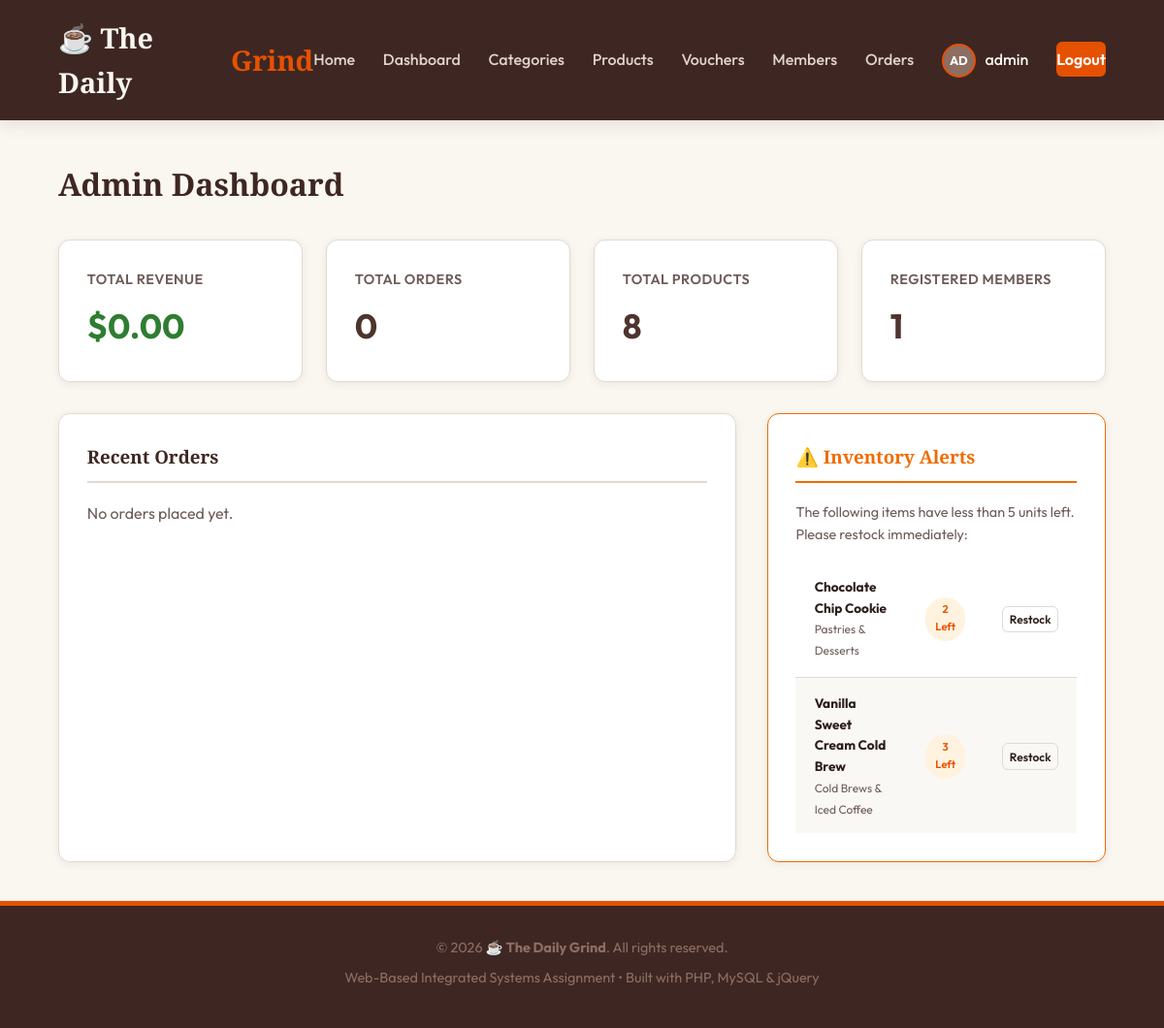
/admin/index.php (signed in), run on an earlier commit of the app's database.
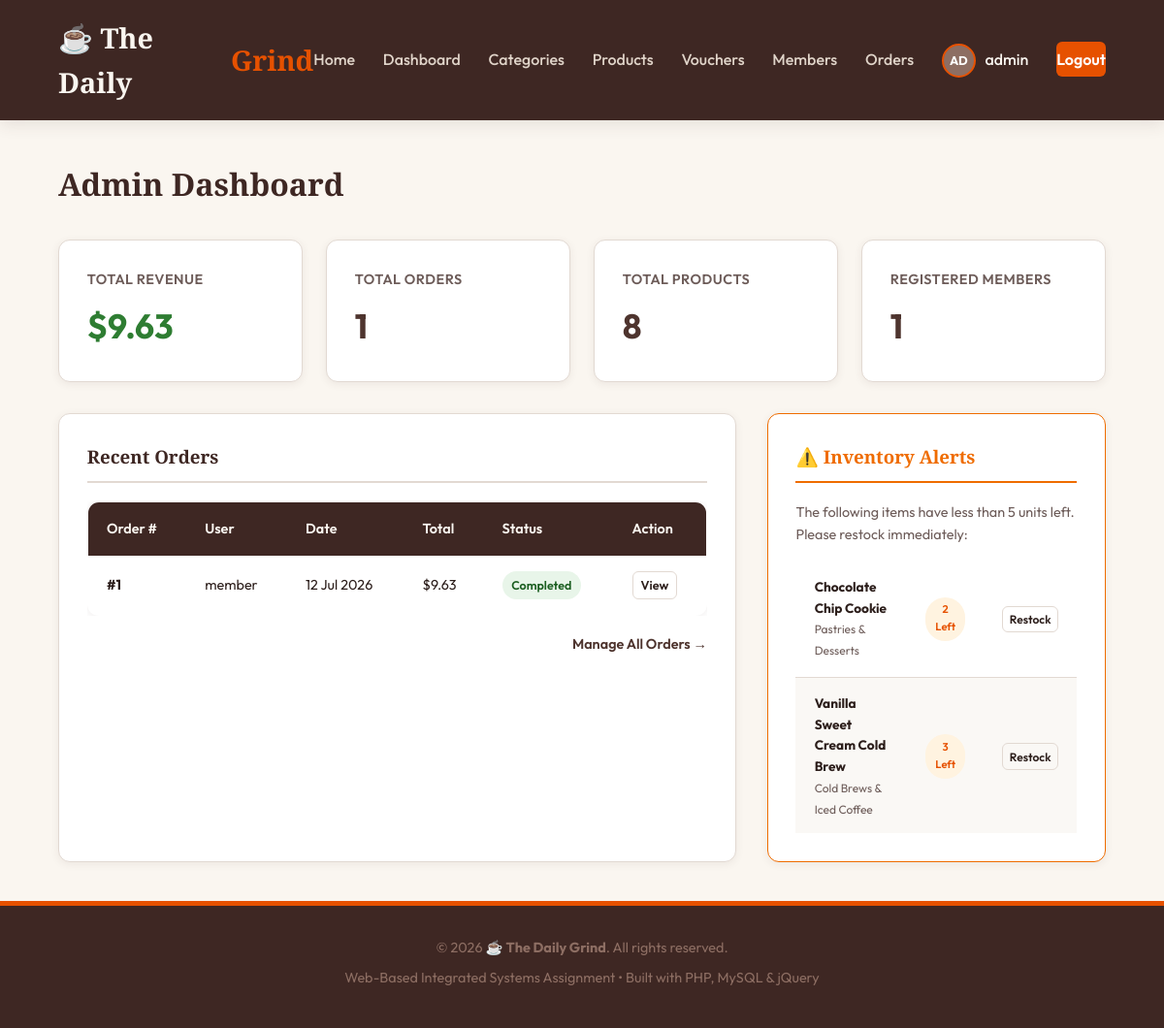
And on a later commit of the database.
### tables this page shows
CREATE TABLE `products` (
  `id` INT AUTO_INCREMENT PRIMARY KEY,
  `category_id` INT DEFAULT NULL,
  `name` VARCHAR(100) NOT NULL,
  `description` TEXT DEFAULT NULL,
  `price` DECIMAL(10, 2) NOT NULL,
  `stock` INT UNSIGNED DEFAULT 0,
  `created_at` TIMESTAMP DEFAULT CURRENT_TIMESTAMP,
  FOREIGN KEY (`category_id`) REFERENCES `categories` (`id`) ON DELETE SET NULL,
  INDEX `idx_products_name` (`name`)
);

CREATE TABLE `categories` (
  `id` INT AUTO_INCREMENT PRIMARY KEY,
  `name` VARCHAR(50) NOT NULL UNIQUE,
  `description` TEXT DEFAULT NULL
);

CREATE TABLE `orders` (
  `id` INT AUTO_INCREMENT PRIMARY KEY,
  `user_id` INT DEFAULT NULL,
  `voucher_id` INT DEFAULT NULL,
  `customer_name` VARCHAR(100) NOT NULL,
  `customer_phone` VARCHAR(20) NOT NULL,
  `fulfillment_type` ENUM('pickup', 'delivery') NOT NULL DEFAULT 'delivery',
  `shipping_address` TEXT DEFAULT NULL, 
  `discount_amount` DECIMAL(10, 2) NOT NULL DEFAULT 0.00,
  `total_price` DECIMAL(10, 2) NOT NULL,
  `status` ENUM('Pending', 'Processing', 'Completed', 'Cancelled') DEFAULT 'Pending',
  `order_date` TIMESTAMP DEFAULT CURRENT_TIMESTAMP,
  FOREIGN KEY (`user_id`) REFERENCES `users` (`id`) ON DELETE SET NULL,
  FOREIGN KEY (`voucher_id`) REFERENCES `vouchers` (`id`) ON DELETE SET NULL,
  INDEX `idx_orders_status` (`status`),
  INDEX `idx_orders_fulfillment` (`fulfillment_type`), 
  INDEX `idx_orders_date` (`order_date`)
);

CREATE TABLE `users` (
  `id` INT AUTO_INCREMENT PRIMARY KEY,
  `username` VARCHAR(50) NOT NULL UNIQUE,
  `email` VARCHAR(100) NOT NULL UNIQUE,
  `password` VARCHAR(255) NOT NULL,
  `full_name` VARCHAR(100) NOT NULL,
  `phone` VARCHAR(20) DEFAULT NULL,
  `photo` VARCHAR(255) DEFAULT 'default_user.png',
  `role` ENUM('admin', 'member') DEFAULT 'member',
  `status` ENUM('active', 'blocked') DEFAULT 'active',
  `created_at` TIMESTAMP DEFAULT CURRENT_TIMESTAMP,
  INDEX `idx_users_status` (`status`)
);

### admin/index.php (the view, shortened to what the changed rows need)
<?php
require_once __DIR__ . '/../includes/header.php';
$sales_stmt = $pdo->query("SELECT SUM(total_price) as total_sales FROM orders WHERE status != 'Cancelled'");
$total_sales = floatval($sales_stmt->fetchColumn() ?? 0);
$orders_count_stmt = $pdo->query("SELECT COUNT(*) FROM orders");
$total_orders = intval($orders_count_stmt->fetchColumn() ?? 0);
$low_stock_stmt = $pdo->query("SELECT p.*, c.name as category_name
                               FROM products p
                               LEFT JOIN categories c ON p.category_id = c.id
                               WHERE p.stock <= 5
                               ORDER BY p.stock ASC");
$low_stock_items = $low_stock_stmt->fetchAll();
$recent_orders_stmt = $pdo->query("SELECT o.*, u.username
                                   FROM orders o
                                   LEFT JOIN users u ON o.user_id = u.id
                                   ORDER BY o.order_date DESC
                                   LIMIT 5");
$recent_orders = $recent_orders_stmt->fetchAll();
?>
<h1 style="margin-bottom: 2rem;">Admin Dashboard</h1>
<div class="admin-dashboard">
    <div class="stat-grid">
        <div class="stat-card">
            <span class="title">Total Revenue</span>
            <span class="value" style="color: var(--success);">$<?= number_format($total_sales, 2) ?></span>
        </div>
        <div class="stat-card">
            <span class="title">Total Orders</span>
            <span class="value"><?= $total_orders ?></span>
        </div>
    </div>
    <div class="admin-columns">
        <div class="admin-panel">
            <h3>Recent Orders</h3>
            <?php if (empty($recent_orders)): ?>
                <p style="color: var(--text-muted);">No orders placed yet.</p>
            <?php else: ?>
                <div class="table-responsive">
                    <table class="table" style="font-size: 0.9rem;">
                        <thead>
                            <tr>
                                <th>Order #</th>
                                <th>User</th>
                                <th>Date</th>
                                <th>Total</th>
                                <th>Status</th>
                                <th>Action</th>
                            </tr>
                        </thead>
                        <tbody>
                            <?php foreach ($recent_orders as $ord): ?>
                                <tr>
                                    <td><strong>#<?= $ord['id'] ?></strong></td>
                                    <td><?= htmlspecialchars($ord['username'] ?? 'Guest/Deleted') ?></td>
                                    <td><?= date('d M Y', strtotime($ord['order_date'])) ?></td>
                                    <td>$<?= number_format($ord['total_price'], 2) ?></td>
                                    <td>
                                        <span class="badge badge-<?= strtolower($ord['status']) ?>">
                                            <?= htmlspecialchars($ord['status']) ?>
                                        </span>
                                    </td>
                                    <td>
                                        <a href="orders.php?detail_id=<?= $ord['id'] ?>" class="btn btn-secondary btn-sm" style="padding: 0.2rem 0.5rem; font-size: 0.8rem;">View</a>
                                    </td>
                                </tr>
                            <?php endforeach; ?>
                        </tbody>
                    </table>
                </div>
                <div style="margin-top: 1rem; text-align: right;">
                    <a href="orders.php" style="font-size: 0.9rem; font-weight: 600;">Manage All Orders &rarr;</a>
                </div>
            <?php endif; ?>
        </div>
        <div class="admin-panel" style="border-color: var(--warning);">
            <?php if (empty($low_stock_items)): ?>
                <div class="alert alert-success" style="box-shadow: none; border-left: none; margin-bottom: 0;">
                    All products are fully stocked.
                </div>
            <?php else: ?>
                <div class="table-responsive" style="max-height: 280px; overflow-y: auto;">
                    <table class="table" style="font-size: 0.85rem; box-shadow: none; border: none;">
                        <tbody>
                            <?php foreach ($low_stock_items as $item): ?>
                                <tr>
                                    <td>
                                        <strong><?= htmlspecialchars($item['name']) ?></strong><br>
                                        <span style="font-size: 0.75rem; color: var(--text-muted);"><?= htmlspecialchars($item['category_name'] ?? 'Uncategorized') ?></span>
                                    </td>
                                    <td style="text-align: right;">
                                        <?php if ($item['stock'] == 0): ?>
                                            <span class="badge badge-cancelled" style="font-size: 0.7rem;">Sold Out</span>
                                        <?php else: ?>
                                            <span class="badge badge-pending" style="font-size: 0.7rem;"><?= $item['stock'] ?> Left</span>
                                        <?php endif; ?>
                                    </td>
                                    <td>
                                        <a href="products.php?action=edit&id=<?= $item['id'] ?>" class="btn btn-secondary btn-sm" style="padding: 0.2rem 0.4rem; font-size: 0.75rem;">Restock</a>
                                    </td>
                                </tr>
                            <?php endforeach; ?>
                        </tbody>
                    </table>
                </div>
            <?php endif; ?>
        </div>
    </div>
</div>
<?php
require_once __DIR__ . '/../includes/footer.php';
?>

What changed in the data, as far as the page shows it:
added orders: id "1", user.username "member", order_date "12 Jul 2026", total_price "9.63", status "Completed"
Also different on the page:
$total_sales: "0.00" → "9.63"
$total_orders: "0" → "1"
text no longer shown: "No orders placed yet."
text now shown: "Order # User Date Total Status Action Manage All Orders →"
